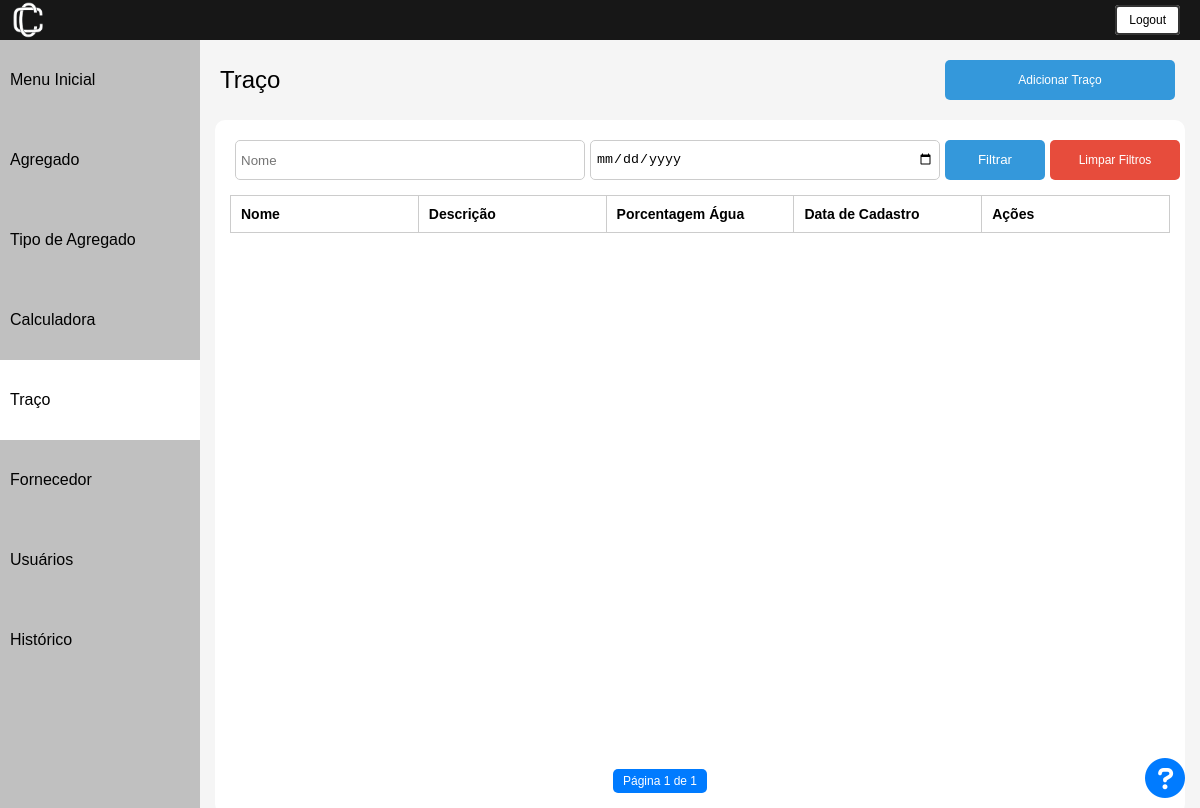
The page /traco/ (signed in) on the database as committed earlier.
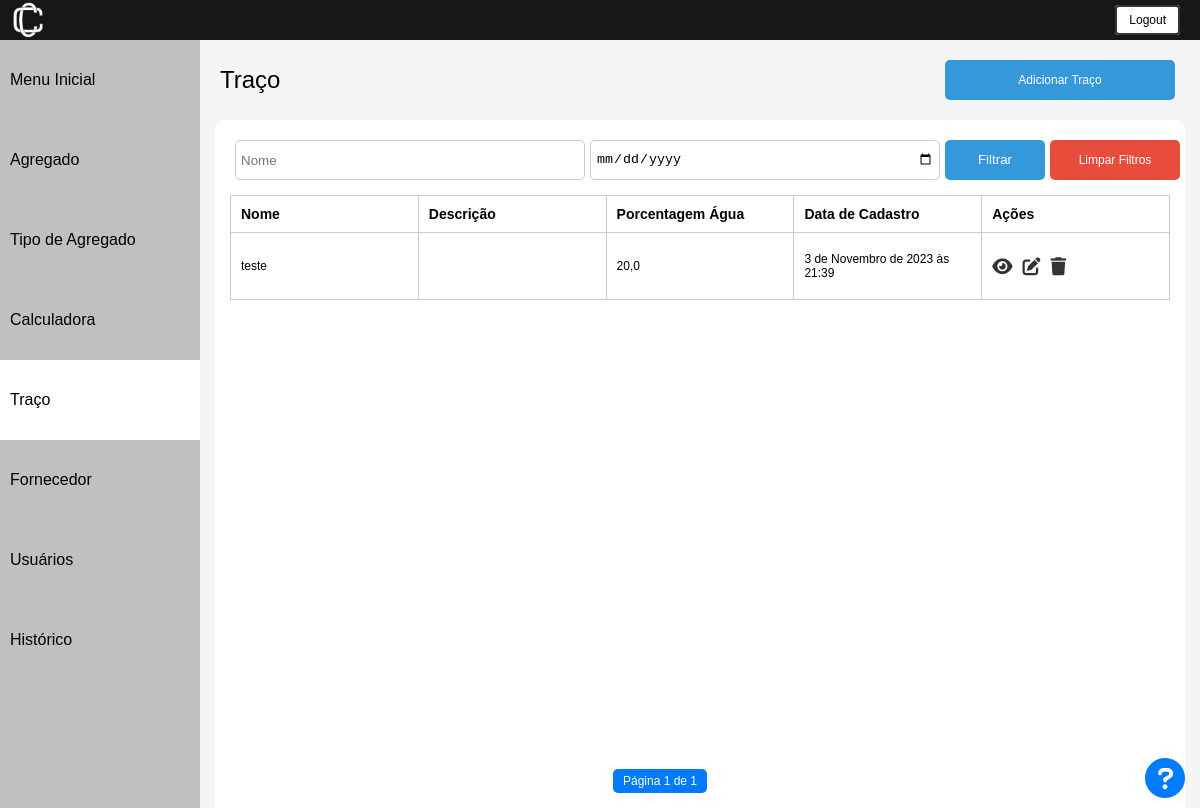
The same page on the database as committed later.
### usuarios/models.py (models this page shows, shortened)
class Traco(models.Model):
    nome = models.CharField(max_length=50, unique=True)
    descricao = models.CharField(max_length=250, blank=True)
    porcentagem_agua = models.FloatField()
    agregados = models.ManyToManyField(Agregado, through='TracoAgregado', blank=True)
    data_cadastro = models.DateTimeField(default=timezone.now)
    class Meta:
        db_table = "traco"

### usuarios/decorators.py (the view)
        def wrapper_func(request, *args, **kwargs):
            group = None
            if request.user.groups.exists():
                group = request.user.groups.all()[0].name
            if group in allowed_roles:
                return view_func(request, *args, **kwargs)
            else:
                return HttpResponseRedirect(reverse('error_page'))

### usuarios/scripts.py (called while the page is built)
def get_user_group(request):
    return request.user.groups.all()[0].name

### usuarios/views.py (called while the page is built)
@login_required
@allowed_users(allowed_roles=['Administrador', 'Editor'])
def listar_traco(request):  # Renomeei a função para ser mais descritiva
    traco = Traco.objects.all().order_by(Lower('nome'))
    paginator = Paginator(traco, itens_por_pagina)
    page_number = request.GET.get("page")
    exibir_data = True
    context = {
        'traco': traco,
        'exibir_data': exibir_data,
        'page_obj': paginator.get_page(page_number),
        'user_group': get_user_group(request)
    }
    return render(request, 'traco/index.html', context)

### usuarios/templates/traco/index.html (shortened to what this page needs)
{% load static %}
{% block content %}
<html lang="pt-br">
<head>
    <link rel="stylesheet" href="{% static 'css/listar.css' %}">
    <link rel="stylesheet" href="https://cdnjs.cloudflare.com/ajax/libs/font-awesome/5.15.4/css/all.min.css">
</head>
<body>
     {% include "utils/header.html" %}
    <div class="container">
         {% include "utils/sidebar.html" %}
        <div class="content">
            <div class="cadastrar_btn">
                <a class="nome-pagina">Traço</a>
                <a href="{% url 'cadastrar_traco' %}" class="btn_cadastrar">Adicionar Traço</a>
            </div>
            <div class = 'all-content'>
                {% with filtro_url='filtrar_tracos' %}
                    {% include "utils/filtrar.html" %}
                {% endwith %}
                <div class="lista">
                    <table>
                        <thead>
                            <tr>
                                <th>Nome</th>
                                <th>Descrição</th>
                                <th>Porcentagem Água</th>
                                <th>Data de Cadastro</th>
                                <th>Ações</th>
                            </tr>
                        </thead>
                        <tbody>
                            {% for elemento in page_obj %}
                                <tr>
                                    <td>{{ elemento.nome }}</td>
                                    <td>{{ elemento.descricao }}</td>
                                    <td>{{ elemento.porcentagem_agua }}</td>
                                    <td>{{ elemento.data_cadastro }}</td>
                                    <td class="align-right">
                                      <div class="btn-action-container">
                                        <a href="{% url 'inspecionar_traco' elemento.id %}" class="btn-action"><i class="fa fa-eye"></i></a>
                                        <a href="{% url 'editar_traco' elemento.id %}" class="btn-action"><i class="fa fa-edit"></i></a>
                                        <button class="btn-action btn-deletar" data-id="{{ elemento.id }}" data-url="{% url 'deletar_traco' elemento.id %}"><i class="fa fa-trash"></i></button>
                                      </div>
                                    </td>
                                </tr>
                            {% endfor %}
                        </tbody>
                    </table>
                    {% include "utils/paginador.html" %}
                    {% with duvidas_link='https://calconc.readthedocs.io/pt/latest/files/traco/main.html' %}
                        {% include "utils/duvidas.html" %}
                    {% endwith %}
                </div>
            </div>
        </div>
    </div>
</body>
{% endblock %}

Rows that differ between the two databases and show on the page:
added Traco: nome "teste", porcentagem_agua "20,0", data_cadastro "3 de Novembro de 2023 às 21:39"
